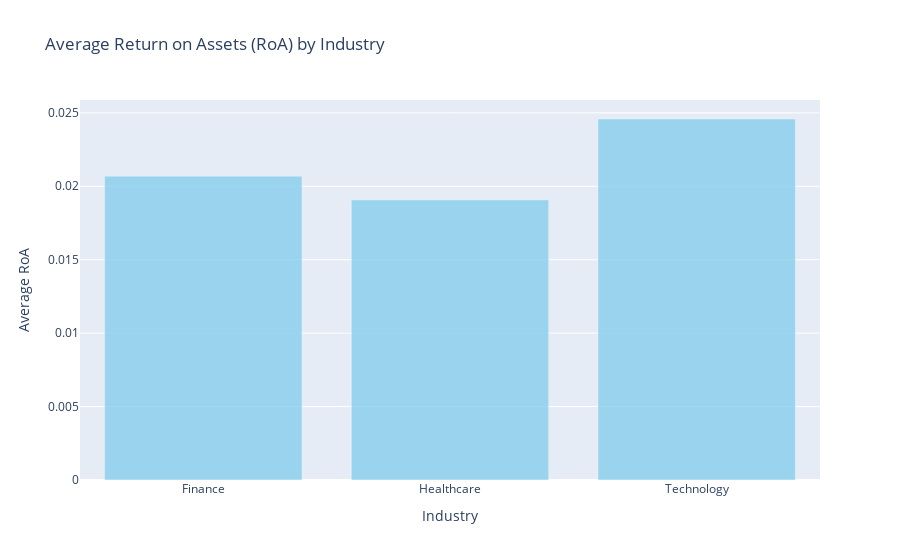

The notebook cell saved with this chart:
### Code cell
# Plotting RoA by industry
fig2 = px.bar(roa_by_industry, x='Industry', y='RoA', title='Average Return on Assets (RoA) by Industry')
fig2.update_traces(marker_color='skyblue', opacity=0.8)
fig2.update_layout(
    xaxis_title="Industry",
    yaxis_title="Average RoA",
    showlegend=False,
)
fig2.show()

### Figure 1 — Plotly figure (JSON) as saved in the notebook; plotly's stock layout.template omitted (floating-point values rounded to 4 significant figures)
{"data": [{"alignmentgroup": "True", "hovertemplate": "Industry=%{x}<br>RoA=%{y}<extra></extra>", "legendgroup": "", "marker": {"color": "skyblue", "pattern": {"shape": ""}}, "name": "", "offsetgroup": "", "opacity": 0.8, "orientation": "v", "showlegend": false, "textposition": "auto", "type": "bar", "x": ["Finance", "Healthcare", "Technology"], "xaxis": "x", "y": [0.02069, 0.01907, 0.02458], "yaxis": "y"}], "layout": {"barmode": "relative", "legend": {"tracegroupgap": 0}, "showlegend": false, "title": {"text": "Average Return on Assets (RoA) by Industry"}, "xaxis": {"anchor": "y", "domain": [0, 1], "title": {"text": "Industry"}}, "yaxis": {"anchor": "x", "domain": [0, 1], "title": {"text": "Average RoA"}}}}
